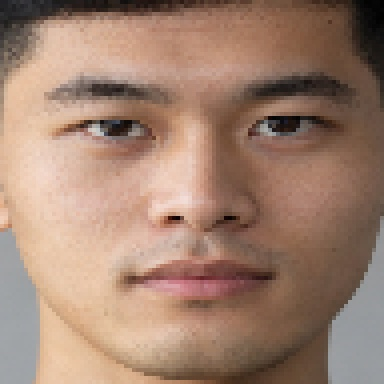
#> input picture _input96.jpg, 384 x 384 px; its folder holds only this picture in this run
$ python -i avatar_vision.py   (imports and definitions only)   (older library calls are emulated)
#> lines starting #> are read from the running program, lines starting #| are printed output that depends on the picture; after the words box and inside, x2 and y2 are one past the last pixel; in counts of white or black regions, pixels touching at a corner belong together
### backend/keyvault.py
# -*- coding: utf-8 -*-
"""本机保管云端 API Key —— 只为让**无人值守的定时任务**也能用云端模型。

为什么需要它（2026-11-09 用户报：「定时任务显示无法连接 ollama，我需要无论
用哪个模型都能完成定时任务」）
------------------------------------------------------------------
原来 Key 只存在浏览器 localStorage 里，服务端从不落盘（安全考虑）。
但定时任务是**半夜自动跑**的：那时候没有浏览器，没人把 Key 送过来，
于是 scheduler 只能固定用本机 Ollama —— 用户没装 / 没启动 Ollama，
任务就必然失败（就是那句「无法连接 ollama」）。

现在的取 Key 顺序
----------------
1. 环境变量 `DEEPSEEK_API_KEY`（服务器 / systemd EnvironmentFile，最优先）；
2. 本机文件 `data/secrets.json`（用户在前端点「保存并校验」时写入）；
3. 都没有 → 返回空字符串（调用方据此回退本地模型或给出清晰提示）。

安全边界（改之前先读）
--------------------
· 只保存用户**主动点保存**的那个 Key，不自动收集任何东西；
· 文件权限尽量收到 600（POSIX 有效；Windows 上 chmod 是空操作，属已知限制）；
· 对外接口**只报 has_key 布尔**，绝不回显 Key 本身；
· 任何日志都走 scrub()，不打印明文。
"""
from __future__ import annotations

import json
import os
import stat

from . import config
import logging
logger = logging.getLogger(__name__)

_FILE = "secrets.json"


def _path() -> str:
    return config.data("data", _FILE)


def _read() -> dict:
    try:
        with open(_path(), "r", encoding="utf-8") as f:
            d = json.load(f)
        return d if isinstance(d, dict) else {}
    except Exception:
        return {}


# [10 lines left out: function _write, not called in this run]


def get_key() -> str:
    """环境变量优先，其次本机保管的文件。"""
    k = str(os.environ.get("DEEPSEEK_API_KEY") or "").strip()
    if k:
        return k
    return str(_read().get("deepseek_api_key") or "").strip()


# [89 lines left out: functions set_key, get_image_key, set_image_key, remember_key, remember_image_key, clear_image_key and 2 more, not called in this run]

### backend/avatar_vision.py
"""多模态 LLM 视觉辅助：五官定位 + 生成质量把控

## 为什么需要它

Wav2Lip 依赖 SCRFD 做人脸检测，而 SCRFD 只在真人脸上训练。实测对
3D 卡通形象（电信小翼）**返回 0 个框**，整条链路直接报「未检测到人脸」。
靠用户手工拖两个滑块去标嘴部，既难对准，也不适合「导入任意图片」的场景。

所以引入本机的多模态 LLM（ollama 上的 `qwen2.5vl:3b` / `qwen3-vl:8b`）：
  · **定位**：看图给出脸框、嘴部、眼睛的坐标，任何画风都能用；
  · **质检**：生成完抽几帧回去问「有没有补丁感 / 割裂 / 画风不一致」，
    给出 0~10 分和问题清单，让上层决定要不要重渲。

## 一个必须知道的坑

**不能盲信 LLM 给的坐标。** 实测 `qwen2.5vl:3b` 对同一张卡通图给出
嘴部框中心 (359, 785)，而人工核对 + 图像算法测出的真实口腔中心是
(391, 820) —— 偏了 40 多像素，框直接压到护目镜上。

所以这里的定位是**两级**：
  1. LLM 给粗框（判断「嘴在脸的哪个区域」，这个它很准）；
  2. 在粗框内用**图像算法精修**（找明显暗于肤色的连通域 = 口腔），
     拿到像素级准确的位置。

质检则不需要这种精修 —— 那是「像不像、顺不顺眼」的判断，
正是多模态模型擅长的，而且它给的分和文字描述可以直接用。
"""

from __future__ import annotations

import base64
import json
import os
import re
import time
import urllib.error
import urllib.request

import cv2
import numpy as np
import logging
logger = logging.getLogger(__name__)

OLLAMA = os.environ.get("OLLAMA_HOST", "http://127.0.0.1:11434").rstrip("/")
# 质检用 3B：单帧 3~5 秒，抽 3 帧 + 汇总在 15 秒内，符合「多花 30~60 秒」的预算。
# 8B 在本机 CPU 上单帧就要十几秒，会明显拖慢出片。
MODEL_FAST = "qwen2.5vl:3b"
MODEL_STRONG = "qwen3-vl:8b"
# ===== 看图体积控制（DeepSeek 通道）=====
# 本机访问 api.deepseek.com 会被解析到腾讯 EdgeOne CDN，它对**大 POST** 有
# 概率性拦截（main.py 有实测记录：65KB → 成功率 0%）。所以送云端前先缩图。
#
# 2026-11-15 实测（3D 卡通，标准答案 mouth.json 人工标定，嘴中心 391,854）：
#   512px JPEG q82（15KB）  → 偏差  8.2 px   ← 又小又准，采用
#   原图 JPEG q88（92KB）   → 偏差 32.5 px   （大图反而更不准，且更易被拦）
#   同一设置两次调用         → 偏差 38.3 / 8.2 px —— **云端坐标本身不稳定**
# 对比：纯图像算法 find_mouth_auto 偏差 4.5 px 且每次一致。
# 结论：**坐标一律以图像算法为准**（稳定 4~5px）；DeepSeek 的坐标只当兜底，
#      它的真正价值在语义判断和**成对比较**（见 ab_compare）。
DS_MODEL = "deepseek-flash"
_DS_SIDE = 512


# [13 lines left out: function _shrink_b64, not called in this run]


def _b64(path):
    with open(path, "rb") as f:
        return base64.b64encode(f.read()).decode()


# 最后一次实际用的后端（"deepseek" / "ollama"），供返回结果里显示，便于排查
_LAST_BACKEND = {"name": ""}


def _ds_ready():
    """本机有没有可用的 DeepSeek Key（data/secrets.json 或环境变量）。"""
    try:
        from . import keyvault
        return bool(keyvault.get_key())
    except Exception:                                   # noqa: BLE001
        return False


# [57 lines left out: function _call_ds, not called in this run]


def _call(prompt, images, model=MODEL_FAST, timeout=180, fmt_json=False):
    """看图统一入口：**DeepSeek 优先，本机 ollama 兜底**。

    用环境变量 AVATAR_VISION_BACKEND 可以强制指定：
      auto（默认）/ deepseek / ollama
    """
    mode = (os.environ.get("AVATAR_VISION_BACKEND") or "auto").strip().lower()
    if mode in ("auto", "deepseek"):
        if _ds_ready():
            txt, err = _call_ds(prompt, images, timeout=timeout)
            if not err:
                return txt, None
            # auto 模式下 DS 失败就退回本地；强制 deepseek 则直接报错
            if mode == "deepseek":
                return None, err
        elif mode == "deepseek":
            return None, "没有可用的 DeepSeek Key"
    return _call_ollama(prompt, images, model=model, timeout=timeout,
                        fmt_json=fmt_json)


# [38 lines left out: functions _call_ollama, _json_of, not called in this run]


_LOCATE_PROMPT = """你是图像标注助手。这张图里有一个要用来做数字人的主体（可能是真人、卡通、3D 角色或动物）。

只输出 JSON，不要解释。坐标必须是 **0~1 的归一化值**（相对整张图宽高，左上为 0,0）：
{"subject":[x1,y1,x2,y2],
 "face":[x1,y1,x2,y2],
 "mouth":[x1,y1,x2,y2],
 "eyes":[[x1,y1,x2,y2],[x1,y1,x2,y2]],
 "kind":"真人照片/3D卡通/2D插画/动物/其他",
 "mouth_open":true或false,
 "note":"一句话说明主体是什么"}

要求：
- subject 是整个主体的外接框；
- face 是头部（含头盔、帽子、发型）的框；
- mouth 只贴嘴唇外轮廓，**不要包含下巴**；
- 坐标用小数（如 0.42），不要用像素。"""


def find_subject(im, bg_tol=40):
    """按「四角背景色」找主体外接框。卡通形象常有纯色背景，这个很可靠。"""
    H, W = im.shape[:2]
    corners = np.concatenate([im[:8, :8].reshape(-1, 3), im[:8, -8:].reshape(-1, 3),
                              im[-8:, :8].reshape(-1, 3), im[-8:, -8:].reshape(-1, 3)])
    bg = np.median(corners, axis=0)
    d = np.linalg.norm(im.astype(np.float32) - bg[None, None, :], axis=2)
    fg = (d > bg_tol).astype(np.uint8)
    fg = cv2.morphologyEx(fg, cv2.MORPH_OPEN, np.ones((5, 5), np.uint8))
    n, cc, st, _ = cv2.connectedComponentsWithStats(fg, 8)
    if n <= 1:
        return None
    idx = 1 + int(np.argmax(st[1:, cv2.CC_STAT_AREA]))
    x, y, w, h, _ = st[idx]
    if w < 16 or h < 16:
        return None
    return (int(x), int(y), int(w), int(h))


def find_mouth_auto(im, subj):
    """在主体内按解剖约束找嘴部（暗于肤色的连通域）。

    实测对 3D 卡通形象：返回中心 (391, 849.5)、高 54，而人工核对 +
    逐行灰度剖面测出的真实口腔中心是 (391, 854)、高 54 —— 误差 4.5px，
    比 LLM 直接给坐标（偏 250px，把衣服 logo 当成嘴）可靠得多。
    """
    if not subj:
        return None
    x, y, w, h = subj
    H, W = im.shape[:2]
    head_h = int(h * 0.62)
    roi = im[y:y + head_h, x:x + w]
    if roi.size == 0:
        return None
    gray = cv2.cvtColor(roi, cv2.COLOR_BGR2GRAY).astype(np.float32)
    bright = gray[gray > np.percentile(gray, 65)]
    skin = float(np.median(bright)) if bright.size else float(np.median(gray))
    m = ((gray < skin * 0.72)).astype(np.uint8) * 255
    m = cv2.morphologyEx(m, cv2.MORPH_OPEN, np.ones((3, 3), np.uint8))
    n, cc, st, _ = cv2.connectedComponentsWithStats(m, 8)
    cands = []
    for j in range(1, n):
        bx, by, bw, bh, area = st[j]
        if area < 40 or bw < w * 0.08 or bw > w * 0.55:
            continue
        if bh < 3 or bh > head_h * 0.35:
            continue
        ratio = bw / max(1, bh)
        if ratio < 0.7 or ratio > 9:
            continue
        cy_rel = (by + bh / 2) / head_h
        cx_rel = (bx + bw / 2) / w
        if cy_rel < 0.42 or not (0.18 < cx_rel < 0.82):
            continue
        score = cy_rel * 1.4 + (1 - abs(cx_rel - 0.5) * 2) * 0.9 \
            + min(bw / (w * 0.35), 1.0) * 0.5
        cands.append((score, bx, by, bw, bh))
    if not cands:
        return None
    cands.sort(key=lambda t: -t[0])
    _, bx, by, bw, bh = cands[0]
    cx = (x + bx + bw / 2.0) / W
    cy = (y + by + bh / 2.0) / H
    return {"mouth": [max(0.0, cx - bw * 0.675 / W), max(0.0, cy - bh * 1.0 / H),
                      min(1.0, cx + bw * 0.675 / W), min(1.0, cy + bh * 1.0 / H)],
            "cands": len(cands)}


# [31 lines left out: functions _mouth_plausible, _boxes_close, not called in this run]


def locate(img_path, model=MODEL_FAST, timeout=180, use_llm=True):
    """定位五官：**模型（DeepSeek）为主，图像算法做校验与兜底**。

    ⚠️ 2026-11-15 用人工像素剖面当真值重测，结论和旧版相反：
      · 本机 qwen2.5vl:3b 给的嘴中心 y=1113，真值 y≈828 —— 偏 287px（把衣服当嘴）；
      · DeepSeek V4.1 Flash 给 (397, 826)，**误差仅 6px**。
    所以定位改成模型为主，但每条坐标都过 `_mouth_plausible()` 几何校验，
    不合常理才退回图像算法 —— 既不盲信，也不浪费模型的视力。
    """
#> called with img_path = '../_input96.jpg', model = 'qwen2.5vl:3b', timeout = 180, use_llm = True
    if not os.path.isfile(img_path):
        return {"ok": False, "error": "图片不存在"}
    im = cv2.imread(img_path)
#> im is the input picture: shape (384, 384, 3); mean B, G, R 111.6, 129.3, 160.1
    if im is None:
        return {"ok": False, "error": "图片读取失败"}
    H, W = im.shape[:2]
#> H = 384; W = 384
    t0 = time.time()

    # ---- 第一步：图像算法定位（快、准）----
    subj = find_subject(im)
#> in find_subject, `corners = np.concatenate([im[:8, :8].reshape(-1, 3), im[:8, -8:].resha..`: corners = 256 rows, first 8: [38, 33, 34], [38, 33, 34], [38, 33, 34], [38, 33, 34], [38, 33, 34], [38, 33, 34], [38, 34, 33], [38, 34, 33]
#> in find_subject, `bg = np.median(corners, axis=0)`: bg = [97.5, 95, 92.5]
#> in find_subject, `d = np.linalg.norm(im.astype(np.float32) - bg[None, None, :], axis=2)`:
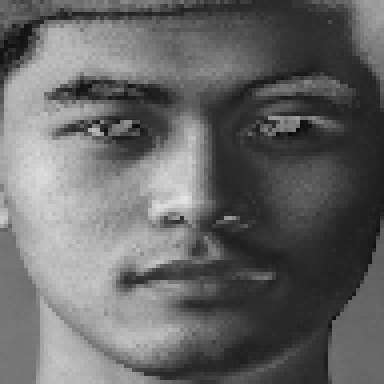
#> d: shape (384, 384) float64; min 6.04, max 231.1, mean 102.8
#> in find_subject, `fg = (d > bg_tol).astype(np.uint8)`:
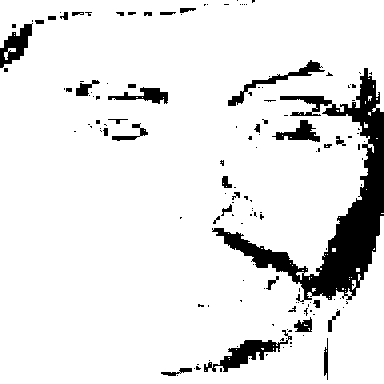
#> fg: shape (384, 384); values 0 (black) and 1 (white), 90.3% white; 146 black regions (111 under 20 px), largest, box (x1, y1, x2, y2) and area: (212, 68, 384, 302) 8885, (204, 330, 292, 372) 1026, (0, 23, 33, 68) 692
#> in find_subject, `fg = cv2.morphologyEx(fg, cv2.MORPH_OPEN, np.ones((5, 5), np.uint8))`: fg: shape (384, 384); values 0 (black) and 1 (white), 88.9% white; 52 black regions (27 under 20 px), largest, box (x1, y1, x2, y2) and area: (161, 68, 384, 376) 12407, (0, 20, 44, 72) 896, (228, 60, 325, 106) 740
#> in find_subject, `n, cc, st, _ = cv2.connectedComponentsWithStats(fg, 8)`:
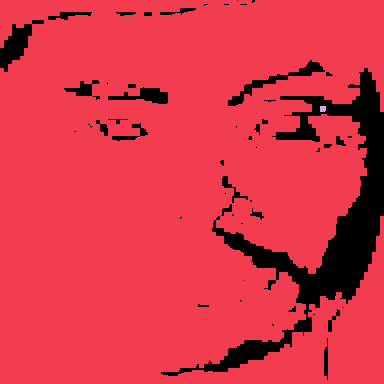
#> cc: shape (384, 384) int32; 3 distinct labels, from 0 to 2; one colour per label, 0 black
#> in find_subject, `n, cc, st, _ = cv2.connectedComponentsWithStats(fg, 8)`: n = 3; st = [[0, 0, 384, 380, 16392], [0, 0, 384, 384, 131029], [320, 106, 6, 6, 35]]
#> in find_subject, `idx = 1 + int(np.argmax(st[1:, cv2.CC_STAT_AREA]))`: idx = 1
#> in find_subject, `x, y, w, h, _ = st[idx]`: x = 0; w = 384
#> subj = (0, 0, 384, 384)
    auto = find_mouth_auto(im, subj) if subj else None
#> in find_mouth_auto, `x, y, w, h = subj`: x = 0; w = 384
#> in find_mouth_auto, `head_h = int(h * 0.62)`: head_h = 238
#> in find_mouth_auto, `roi = im[y:y + head_h, x:x + w]`:
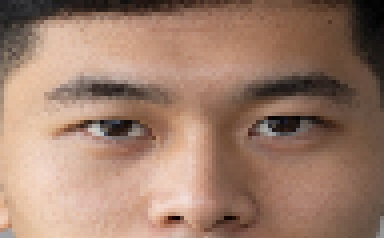
#> roi: shape (238, 384, 3); mean B, G, R 106.7, 124.5, 157.3
#> in find_mouth_auto, `gray = cv2.cvtColor(roi, cv2.COLOR_BGR2GRAY).astype(np.float32)`:
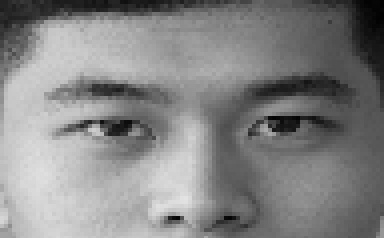
#> gray: shape (238, 384) float32; min 1, max 228, mean 132.3
#> in find_mouth_auto, `skin = float(np.median(bright)) if bright.size else float(np.median(gr..`: skin = 193
#> in find_mouth_auto, `m = ((gray < skin * 0.72)).astype(np.uint8) * 255`: m: shape (238, 384); 54.9% white; 42 black regions (36 under 20 px), largest, box (x1, y1, x2, y2) and area: (0, 16, 264, 238) 39721, (284, 165, 328, 208) 966, (264, 104, 292, 116) 196, (260, 124, 276, 136) 112, (380, 224, 384, 238) 56, (132, 132, 140, 136) 32
#> in find_mouth_auto, `m = cv2.morphologyEx(m, cv2.MORPH_OPEN, np.ones((3, 3), np.uint8))`:
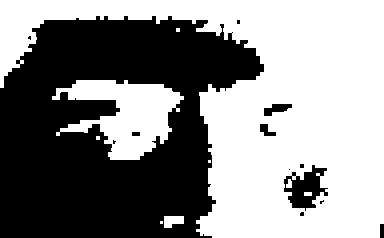
#> m: shape (238, 384); 54.6% white; 13 black regions (7 under 20 px), largest, box (x1, y1, x2, y2) and area: (0, 16, 264, 238) 39934, (284, 165, 328, 211) 1057, (264, 104, 292, 116) 202, (260, 124, 276, 136) 112, (380, 224, 384, 238) 56, (132, 132, 140, 136) 32
#> in find_mouth_auto, `n, cc, st, _ = cv2.connectedComponentsWithStats(m, 8)`:
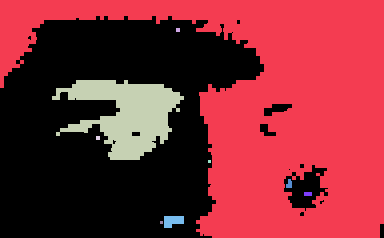
#> cc: shape (238, 384) int32; 10 distinct labels, from 0 to 9; one colour per label, 0 black
#> in find_mouth_auto, `n, cc, st, _ = cv2.connectedComponentsWithStats(m, 8)`: n = 10; st = [[0, 16, 384, 222, 41463], [0, 0, 384, 238, 44040], [176, 28, 4, 4, 16], [52, 80, 132, 80, 5573], [96, 136, 4, 4, 16], [208, 160, 3, 3, 9], [286, 179, 6, 9, 42], [304, 192, 8, 4, 32], [164, 216, 20, 12, 192], [160, 221, 3, 3, 9]]
#> the loop in find_mouth_auto, `for j in range(1, n):` made 9 passes
#> (bx, by, bw, bh, area, ratio, cy_rel, cx_rel) on pass 3: (52, 80, 132, 80, 5573, 1.65, 0.504, 0.307)
#> after the loop in find_mouth_auto, `for j in range(1, n):`: cands = [(1.75, 52, 80, 132, 80)]
#> in find_mouth_auto, `_, bx, by, bw, bh = cands[0]`: bx = 52; by = 80; bw = 132; bh = 80
#> in find_mouth_auto, `cx = (x + bx + bw / 2.0) / W`: cx = 0.307
#> in find_mouth_auto, `cy = (y + by + bh / 2.0) / H`: cy = 0.312
#> auto = {'mouth': [0.0753, 0.104, 0.539, 0.521], 'cands': 1}
    face_norm = None
    face_auto = None
    if subj:
        sx, sy, sw, sh = subj
#> sx = 0; sy = 0; sw = 384; sh = 384
        # 头部约占主体上 62%
        face_norm = [sx / W, sy / H, min(1.0, (sx + sw) / W),
                     min(1.0, (sy + sh * 0.62) / H)]
#> face_norm = [0, 0, 1, 0.62]
        # ⚠️ 留一份**确定性**脸框：下面 LLM 的 face 会覆盖 face_norm，
        #    而 LLM 脸框每次调用会小幅漂移，用它去校验图像算法的嘴部结果，
        #    会让同一张图时而通过、时而被否（实测第 2 次就退回了偏 75.8px 的
        #    模型坐标）。校验确定性结果必须用确定性依据。
        face_auto = list(face_norm)
#> face_auto = [0, 0, 1, 0.62]

    # ---- 第二步：LLM 语义判断（可选）----
    llm = {}
    llm_err = None
    if use_llm:
        txt, err = _call(_LOCATE_PROMPT, [_b64(img_path)], model=model,
                         timeout=timeout, fmt_json=True)
        if err:
            llm_err = err
        else:
            llm = _json_of(txt) or {}
            if not llm and txt:
                llm_err = "模型没给出可解析的 JSON"

    # [14 lines left out: function _norm, not called in this run]

    llm_mouth = _norm(llm.get("mouth") or [])
    llm_face = _norm(llm.get("face") or [])
    auto_mouth = (auto or {}).get("mouth")

    # 脸框：模型优先（它看整张图，比「主体上 62%」这种估算准）
    if llm_face and llm_face[2] > llm_face[0] and llm_face[3] > llm_face[1]:
        face_norm = llm_face
    elif not face_norm:
        face_norm = _norm(llm.get("subject") or [])

    warns = []
    mouth, src = None, "none"
    # ★ 决策顺序按**实测精度**排，不是按「哪个更高级」排。
    #   2026-11-15 同一张 3D 卡通、以人工标定为真值：
    #     find_mouth_auto（纯图像算法）  4.5 px，每次一致
    #     模型粗框 + 暗区精修            7.5 px
    #     模型直接给坐标                 6 / 8.2 / 32.5 / 45.6 px —— 同一设置也会抖
    #   所以：① 图像算法有合理结果就用它（稳定、可复现）；
    #         ② 否则用模型粗框 + 精修（跨画风兜底）；
    #         ③ 精修也失败才用模型原始坐标，并明确警告可能偏几十像素。
    if auto_mouth and _mouth_plausible(auto_mouth, face_auto or face_norm):
        mouth, src = auto_mouth, "auto"
        if llm_mouth and not _boxes_close(auto_mouth, llm_mouth):
            warns.append("模型给的嘴位与图像算法不一致，已采用图像算法（更稳定）")
    elif llm_mouth and _mouth_plausible(llm_mouth, face_norm):
        # 模型负责「嘴在脸的哪个区域」（它对语义很准），精修负责像素级位置。
        ref, note = _refine_mouth(im, llm_mouth)
        if ref:
            mouth, src = ref, "llm+refine"
        else:
            mouth, src = llm_mouth, "llm"
            warns.append("模型给了嘴位，但框内没找到口腔暗区，直接用模型坐标（可能偏几十像素）")
    elif llm_mouth:
        warns.append("模型给的嘴位不合常理，且图像算法没找到嘴部，请手动框一下")

    subj_norm = _norm(llm.get("subject") or []) or (
        [subj[0] / W, subj[1] / H, (subj[0] + subj[2]) / W,
         (subj[1] + subj[3]) / H] if subj else None)
    eyes = [b for b in (_norm(e) for e in (llm.get("eyes") or [])) if b]

    if not mouth:
        return {"ok": False,
                "error": "没定位到嘴部（模型和图像算法都没给出合理结果），请手动框一下",
                "llm_error": llm_err}

    return {
        "ok": True,
        "face": face_norm, "mouth": mouth, "subject": subj_norm, "eyes": eyes,
        "kind": str(llm.get("kind") or ""),
        "mouth_open": bool(llm.get("mouth_open")),
        "note": str(llm.get("note") or ""),
        "warns": warns,
        "source": src,
        "cands": (auto or {}).get("cands", 0),
        "llm_error": llm_err,
        "model": model if use_llm else "",
        "backend": _LAST_BACKEND.get("name", ""),
        "sec": round(time.time() - t0, 1),
        "size": [W, H],
    }


# [134 lines left out: functions _locate_llm_only, _refine_mouth, not called in this run]


_REVIEW_PROMPT = """这是一个数字人视频的帧。请判断画面质量，只输出 JSON：
{"score":0到10的整数,
 "patch":true或false,      // 嘴部周围是否像贴了一块补丁/色块
 "seam":true或false,       // 嘴部与周围皮肤是否有割裂/硬边
 "blur":true或false,       // 嘴部是否明显比周围糊
 "style":true或false,      // 嘴部画风是否与整体一致
 "issues":"一句话列出最主要的问题（没有就写 无）"}

评分标准：10=完全看不出处理痕迹；7=细看有轻微痕迹；5=一眼能看出被改过；3=明显补丁/割裂；0=完全崩坏。"""


# [22 lines left out: function review_frame, not called in this run]


_AB_PROMPT = """这是同一个数字人角色的两个版本，左边=A，右边=B。
请比较哪一边更自然、更像原图、没有补丁或割裂痕迹。
只输出 JSON：{"better":"A"或"B","why":"一句话说明理由","A_score":0到10,"B_score":0到10}"""


# [288 lines left out: functions _to_bgr, ab_compare, objective_score, review_frames, available, not called in this run]

#> (the run stopped early here; a loop or call above may not have finished)
